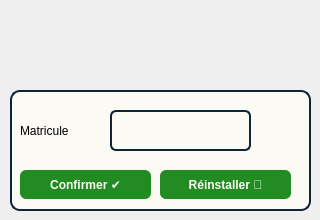
         <widget class="QWidget" name="tab_4">
          <attribute name="title">
           <string>Maintenance prédictive</string>
          </attribute>
          <widget class="QWidget" name="widget_ai" native="true">
           <property name="geometry">
            <rect>
             <x>10</x>
             <y>90</y>
             <width>301</width>
             <height>121</height>
            </rect>
           </property>
           <property name="styleSheet">
            <string notr="true">#widget_ai {
    border: 2px solid #0F2434;
    border-radius: 10px;
    padding: 12px;
    background-color: #FBFAF5;
    box-shadow: 2px 2px 6px rgba(0,0,0,0.25);
}
</string>
           </property>
           <widget class="QLabel" name="label_10">
            <property name="geometry">
             <rect>
              <x>10</x>
              <y>30</y>
              <width>71</width>
              <height>21</height>
             </rect>
            </property>
            <property name="text">
             <string>Matricule</string>
            </property>
           </widget>
           <widget class="QPushButton" name="conf_ai_v">
            <property name="geometry">
             <rect>
              <x>10</x>
              <y>80</y>
              <width>131</width>
              <height>29</height>
             </rect>
            </property>
            <property name="styleSheet">
             <string notr="true">#conf_ai_v {
    background-color: #228B22;
    color: #FBFAF5;
    border: none;
    border-radius: 6px;
    padding: 8px 18px;
    font-weight: bold;
}

#conf_ai_v:hover {
    background-color: #28a428;
}

#conf_ai_v:pressed {
    background-color: #1c771c;
}</string>
            </property>
            <property name="text">
             <string>Confirmer ✔️</string>
            </property>
           </widget>
           <widget class="QPushButton" name="reins_ai_v">
            <property name="geometry">
             <rect>
              <x>150</x>
              <y>80</y>
              <width>131</width>
              <height>29</height>
             </rect>
            </property>
            <property name="styleSheet">
             <string notr="true">#reins_ai_v {
    background-color: #228B22;
    color: #FBFAF5;
    border: none;
    border-radius: 6px;
    padding: 8px 18px;
    font-weight: bold;
}

#reins_ai_v:hover {
    background-color: #28a428;
}

#reins_ai_v:pressed {
    background-color: #1c771c;
}</string>
            </property>
            <property name="text">
             <string>Réinstaller 🔄</string>
            </property>
           </widget>
           <widget class="QLineEdit" name="mat_ai">
            <property name="geometry">
             <rect>
              <x>100</x>
              <y>20</y>
              <width>141</width>
              <height>41</height>
             </rect>
            </property>
            <property name="styleSheet">
             <string notr="true">#mat_ai {
    border: 2px solid #0F2434;
    border-radius: 6px;
    padding: 6px 10px;
    background-color: #FBFAF5;
    selection-background-color: #1D9E3A;
    selection-color: #FBFAF5;
}

#mat_ai:focus {
    border: 2px solid #1D9E3A;
}
</string>
            </property>
           </widget>
          </widget>
         </widget>
